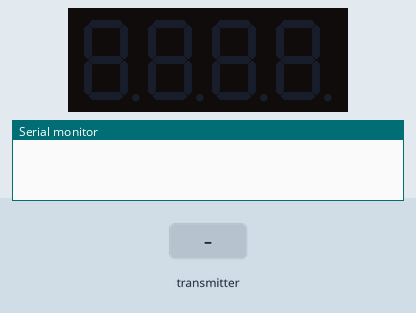
The sketch below on a simulated Arduino Mega 2560, built with avr-gcc and run on an emulated ATmega2560. On the bench: 4-digit seven-segment display, the last lines printed to the serial monitor. The inputs (shaded band) are chosen by the test bench. No radio packets arrive unless stated.

Above: at 1.2 s.
1.3 s: the transmitter starts sending answer = 0
At 2.2 s:
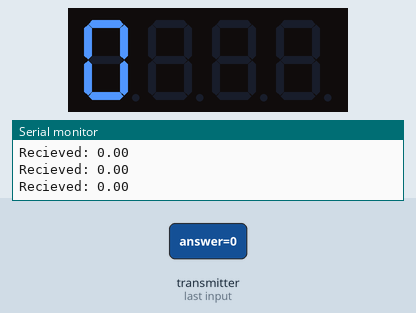
2.8 s: the transmitter starts sending answer = 25
At 3.3 s:
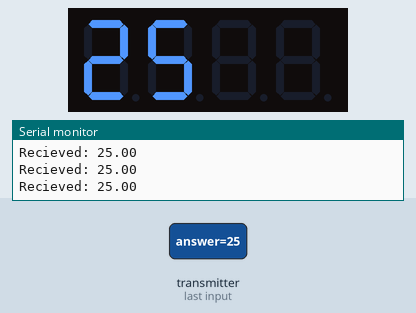
Timing chart, 0 to 5.8 s (numbered marks = the images above; inputs shaded):
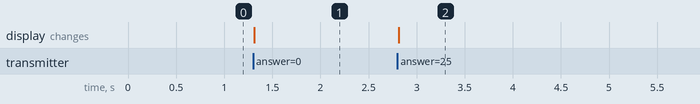

The sketch:

Dispatcher.ino
```cpp
/*
 * Скетч диспетчера
 * Диспетчер - промежуточное звено между контроллерами и сервером-смартфоном
 */

#include <SPI.h>
#include "nRF24L01.h"
#include "RF24.h"
#include "TM1637.h"

// дисплей
#define CLK 6 //определим константы как номера пинов на которые будут соединены с одноименными пинами на модуле
#define DIO 7 //это нужно будет позже
TM1637 tm1637(CLK,DIO);//создаем экземпляр объекта типа «TM1637», с которым будем далее работать и задаем пины.


//RF24 radio(9,10); // "создать" модуль на пинах 9 и 10 Для Уно
RF24 radio(9,53); // для Меги
byte gotByte;
float answer;

byte address[][6] = {"1Node","2Node","3Node","4Node","5Node","6Node"};  //возможные номера труб

void setup(){
  Serial.begin(9600); //открываем порт для связи с ПК


  // display
  tm1637.init();// инициализация библиотеки «TM1637.h»
  tm1637.set(BRIGHT_TYPICAL);//установка яркости указанная константа равна 2, значение по умолчанию


  radio.begin(); //активировать модуль
  radio.setAutoAck(1);         //режим подтверждения приёма, 1 вкл 0 выкл
  radio.setRetries(0,15);     //(время между попыткой достучаться, число попыток)
  radio.enableAckPayload();    //разрешить отсылку данных в ответ на входящий сигнал
  radio.setPayloadSize(32);     //размер пакета, в байтах

  radio.openReadingPipe(1,address[0]);      //хотим слушать трубу 0
  radio.setChannel(0x60);  //выбираем канал (в котором нет шумов!)

  radio.setPALevel (RF24_PA_MAX); //уровень мощности передатчика. На выбор RF24_PA_MIN, RF24_PA_LOW, RF24_PA_HIGH, RF24_PA_MAX
  radio.setDataRate (RF24_250KBPS); //скорость обмена. На выбор RF24_2MBPS, RF24_1MBPS, RF24_250KBPS
  //должна быть одинакова на приёмнике и передатчике!
  //при самой низкой скорости имеем самую высокую чувствительность и дальность!!

  radio.powerUp(); //начать работу ??? Yflj kb 'nj
  radio.startListening();  //начинаем слушать эфир, мы приёмный модуль

}

void loop() {
  byte pipeNo;

  while( radio.available(&pipeNo))
  {


    // слушаем эфир со всех труб
    //radio.read( &gotByte, sizeof(gotByte) );         // чиатем входящий сигнал
    radio.read( &answer, sizeof(answer) );         // чиатем входящий сигнал

    Serial.print("Recieved: ");
    Serial.println(answer);

    tm1637.display((int)answer);


  }
  //Serial.println("No data");


}
```

Measured:
- after the input at 1.3 s, the display: changes at once (image 1)
- after the input at 2.8 s, the display: changes at once (image 2)
